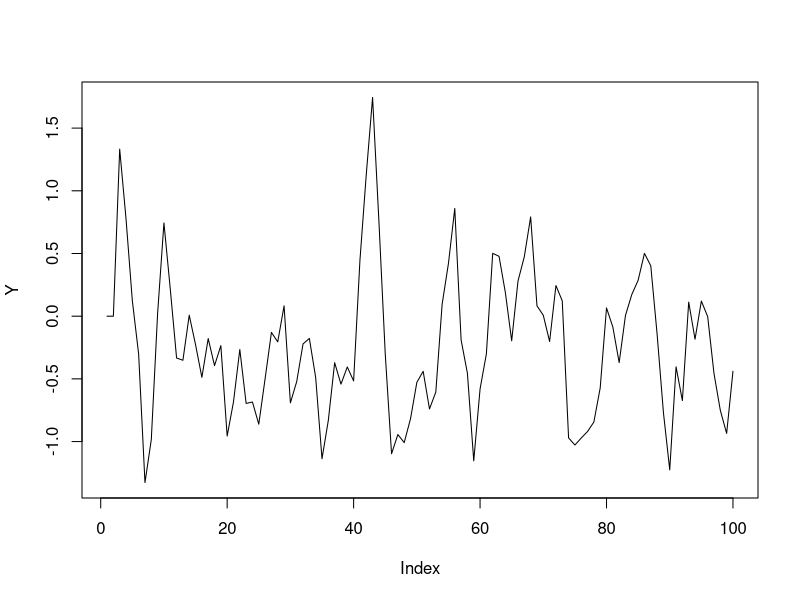

Recreate this plot in R.
# homework #1: problem 4.d

# n is size of time series
n <- 100

# {e[t]} is the white noise time series
e <- rnorm(n, mean=0,sd=1)

# {Y[t]} is the time series of interest
Y <- vector(length=n)

# first 2 elements of {Y[t]} are zero
Y[1]=0
Y[2]=0

for (t in 3:n)
{
    Y[t]=(e[t]+e[t-1]+e[t-2])/3
}

pdf(file="plot4_d.pdf")
plot(Y,type="l")
